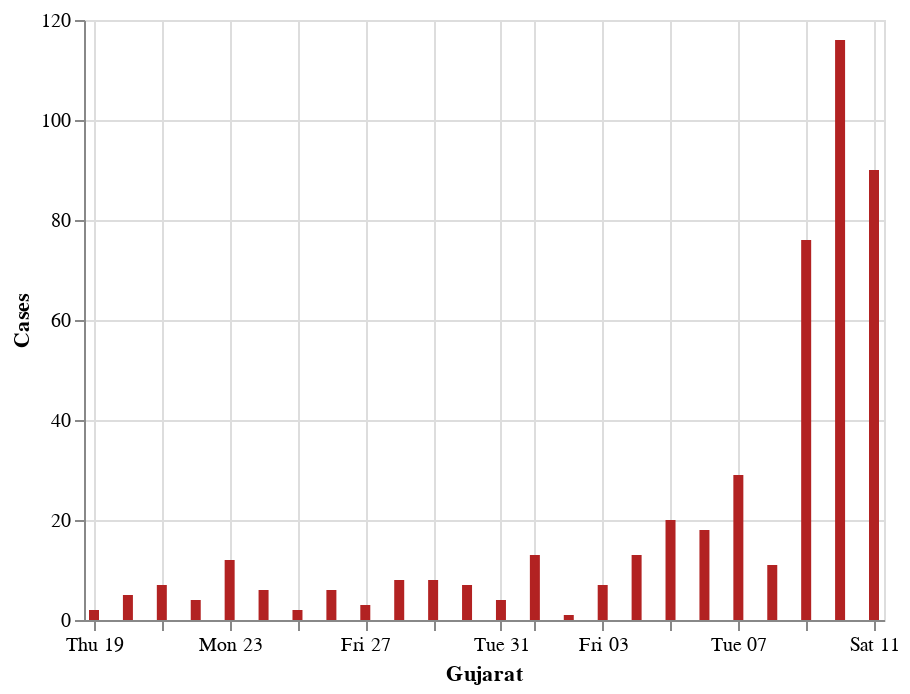

This figure's notebook cell:
### Code cell
#hide_input

wb_df=graph_df.query("detected_state == 'Gujarat'").reset_index()
wb_df=wb_df[["diagnosed_date",0]]
wb_df.rename(columns={0:'Cases'},inplace=True)
wb_df=wb_df.groupby("diagnosed_date").sum().reset_index()
#wb_df
alt.Chart(wb_df).mark_bar(color='firebrick').encode(
    alt.X('diagnosed_date', title='Gujarat'),
    alt.Y('sum(Cases)', title='Cases')
).interactive()

### Figure 1 — Vega-Lite specification as saved in the notebook (floating-point values rounded to 4 significant figures)
{"config": {"view": {"continuousWidth": 400, "continuousHeight": 300}}, "data": {"name": "data-11b7125c6d157b66399289b3178f9eaa"}, "mark": {"type": "bar", "color": "firebrick"}, "encoding": {"x": {"type": "temporal", "field": "diagnosed_date", "title": "Gujarat"}, "y": {"type": "quantitative", "aggregate": "sum", "field": "Cases", "title": "Cases"}}, "selection": {"selector037": {"type": "interval", "bind": "scales", "encodings": ["x", "y"]}}, "$schema": "https://vega.github.io/schema/vega-lite/v4.8.1.json", "datasets": {"data-11b7125c6d157b66399289b3178f9eaa": [{"diagnosed_date": "2020-03-19T00:00:00", "Cases": 2}, {"diagnosed_date": "2020-03-20T00:00:00", "Cases": 5}, {"diagnosed_date": "2020-03-21T00:00:00", "Cases": 7}, {"diagnosed_date": "2020-03-22T00:00:00", "Cases": 4}, {"diagnosed_date": "2020-03-23T00:00:00", "Cases": 12}, {"diagnosed_date": "2020-03-24T00:00:00", "Cases": 6}, {"diagnosed_date": "2020-03-25T00:00:00", "Cases": 2}, {"diagnosed_date": "2020-03-26T00:00:00", "Cases": 6}, {"diagnosed_date": "2020-03-27T00:00:00", "Cases": 3}, {"diagnosed_date": "2020-03-28T00:00:00", "Cases": 8}, {"diagnosed_date": "2020-03-29T00:00:00", "Cases": 8}, {"diagnosed_date": "2020-03-30T00:00:00", "Cases": 7}, {"diagnosed_date": "2020-03-31T00:00:00", "Cases": 4}, {"diagnosed_date": "2020-04-01T00:00:00", "Cases": 13}, {"diagnosed_date": "2020-04-02T00:00:00", "Cases": 1}, {"diagnosed_date": "2020-04-03T00:00:00", "Cases": 7}, {"diagnosed_date": "2020-04-04T00:00:00", "Cases": 13}, {"diagnosed_date": "2020-04-05T00:00:00", "Cases": 20}, {"diagnosed_date": "2020-04-06T00:00:00", "Cases": 18}, {"diagnosed_date": "2020-04-07T00:00:00", "Cases": 29}, {"diagnosed_date": "2020-04-08T00:00:00", "Cases": 11}, {"diagnosed_date": "2020-04-09T00:00:00", "Cases": 76}, {"diagnosed_date": "2020-04-10T00:00:00", "Cases": 116}, {"diagnosed_date": "2020-04-11T00:00:00", "Cases": 90}]}}
